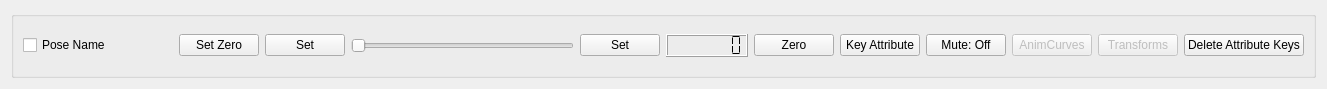
<?xml version="1.0" encoding="UTF-8"?>
<ui version="4.0">
 <class>Form</class>
 <widget class="QWidget" name="Form">
  <property name="geometry">
   <rect>
    <x>0</x>
    <y>0</y>
    <width>1327</width>
    <height>89</height>
   </rect>
  </property>
  <property name="windowTitle">
   <string>Form</string>
  </property>
  <layout class="QVBoxLayout" name="verticalLayout_2">
   <item>
    <widget class="QGroupBox" name="groupBox">
     <property name="title">
      <string/>
     </property>
     <layout class="QVBoxLayout" name="verticalLayout">
      <item>
       <layout class="QHBoxLayout" name="poseHLayout">
        <item>
         <widget class="QCheckBox" name="poseCheckBox">
          <property name="minimumSize">
           <size>
            <width>150</width>
            <height>0</height>
           </size>
          </property>
          <property name="maximumSize">
           <size>
            <width>150</width>
            <height>16777215</height>
           </size>
          </property>
          <property name="text">
           <string>Pose Name</string>
          </property>
         </widget>
        </item>
        <item>
         <widget class="QPushButton" name="zeroPoseBtn">
          <property name="text">
           <string>Set Zero</string>
          </property>
         </widget>
        </item>
        <item>
         <widget class="QPushButton" name="poseABtn">
          <property name="text">
           <string>Set</string>
          </property>
         </widget>
        </item>
        <item>
         <widget class="QSlider" name="horizontalSlider">
          <property name="maximum">
           <number>10</number>
          </property>
          <property name="singleStep">
           <number>1</number>
          </property>
          <property name="pageStep">
           <number>10</number>
          </property>
          <property name="tracking">
           <bool>true</bool>
          </property>
          <property name="orientation">
           <enum>Qt::Horizontal</enum>
          </property>
          <property name="tickPosition">
           <enum>QSlider::NoTicks</enum>
          </property>
          <property name="tickInterval">
           <number>1000</number>
          </property>
         </widget>
        </item>
        <item>
         <widget class="QPushButton" name="poseBBtn">
          <property name="text">
           <string>Set</string>
          </property>
         </widget>
        </item>
        <item>
         <widget class="QLCDNumber" name="attrLcd">
          <property name="smallDecimalPoint">
           <bool>false</bool>
          </property>
          <property name="numDigits">
           <number>7</number>
          </property>
          <property name="mode">
           <enum>QLCDNumber::Dec</enum>
          </property>
          <property name="segmentStyle">
           <enum>QLCDNumber::Flat</enum>
          </property>
         </widget>
        </item>
        <item>
         <widget class="QPushButton" name="zeroBtn">
          <property name="text">
           <string>Zero</string>
          </property>
         </widget>
        </item>
        <item>
         <widget class="QPushButton" name="keyBtn">
          <property name="text">
           <string>Key Attribute</string>
          </property>
         </widget>
        </item>
        <item>
         <widget class="QPushButton" name="muteBtn">
          <property name="text">
           <string>Mute: Off</string>
          </property>
         </widget>
        </item>
        <item>
         <widget class="QPushButton" name="animCurvesBtn">
          <property name="enabled">
           <bool>false</bool>
          </property>
          <property name="toolTip">
           <string extracomment="Select SDK anim curves"/>
          </property>
          <property name="text">
           <string>AnimCurves</string>
          </property>
         </widget>
        </item>
        <item>
         <widget class="QPushButton" name="controlsBtn">
          <property name="enabled">
           <bool>false</bool>
          </property>
          <property name="toolTip">
           <string extracomment="Select controls connected to this SDK pose"/>
          </property>
          <property name="text">
           <string>Transforms</string>
          </property>
         </widget>
        </item>
        <item>
         <widget class="QPushButton" name="clearBtn">
          <property name="enabled">
           <bool>true</bool>
          </property>
          <property name="toolTip">
           <string extracomment="Break connections"/>
          </property>
          <property name="text">
           <string>Delete Attribute Keys</string>
          </property>
         </widget>
        </item>
       </layout>
      </item>
     </layout>
    </widget>
   </item>
  </layout>
 </widget>
 <resources/>
 <connections/>
</ui>
